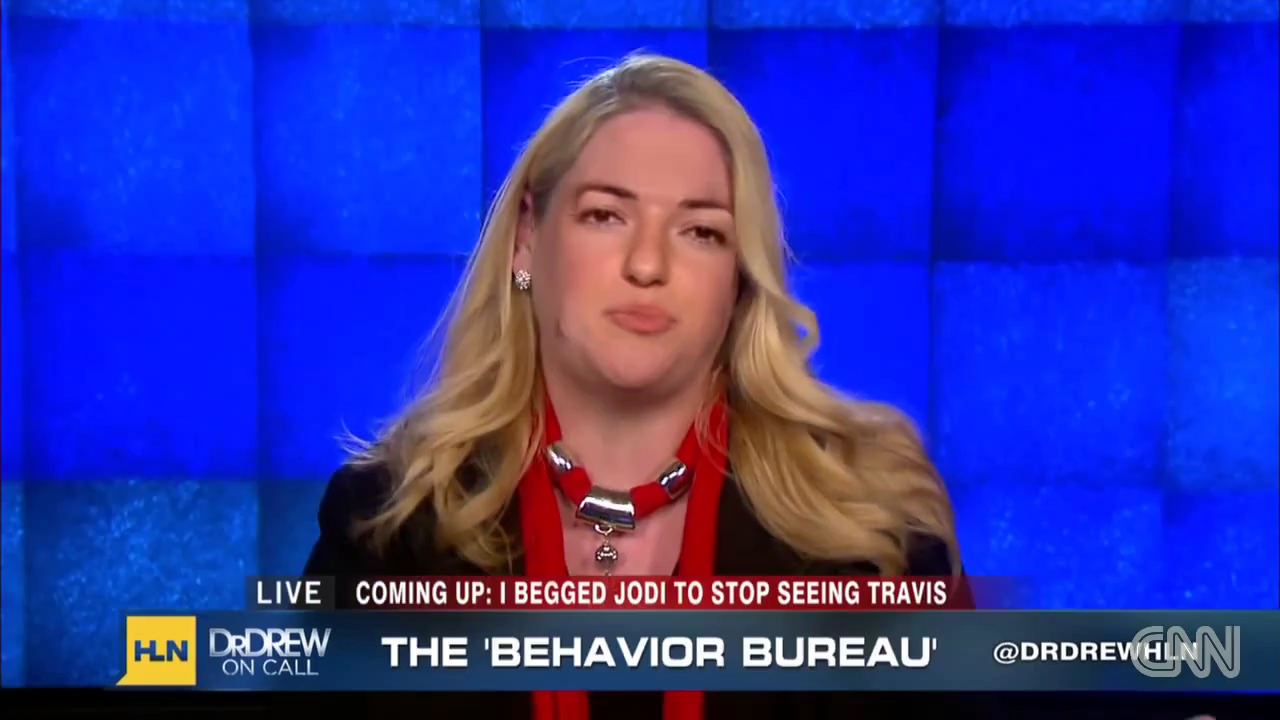
#> input picture frame 0 of data/manipulated_sequences/Deepfakes/c23/videos/599_585.mp4, 1280 x 720 px
$ python preprocess.py
#> lines starting #> are read from the running program, lines starting #| are printed output that depends on the picture
import os
import cv2
import numpy as np
import urllib.request
from pathlib import Path
from typing import List, Tuple, Dict, Any, Optional

def compute_dct_matrix(img_rgb: np.ndarray, target_size: int = 256) -> np.ndarray:
    """
    Computes the log-scaled 2D Discrete Cosine Transform (DCT) matrix of a face crop.

    Args:
        img_rgb: RGB face crop, values in [0, 1] float32.
        target_size: Resolution of the output DCT matrix.

    Returns:
        A 2D float32 array of shape (target_size, target_size) representing the log-scaled DCT coefficients.
    """
    # Convert RGB float32 crop [0, 1] to grayscale float32
    gray = cv2.cvtColor((img_rgb * 255.0).astype(np.uint8), cv2.COLOR_RGB2GRAY)

    # Resize grayscale to target size before DCT
    gray_resized = cv2.resize(gray, (target_size, target_size), interpolation=cv2.INTER_AREA)
    gray_f32 = gray_resized.astype(np.float32) / 255.0

    # Compute 2D DCT
    dct = cv2.dct(gray_f32)

    # Log scaling to highlight anomalies in frequencies
    dct_log = np.log(1.0 + np.abs(dct))

    # Normalize to [0, 1]
    denom = dct_log.max() - dct_log.min()
    if denom > 1e-8:
        dct_norm = (dct_log - dct_log.min()) / denom
    else:
        dct_norm = dct_log

    return dct_norm

def get_cascade_path() -> Optional[Path]:
    try:
        if hasattr(cv2, 'data') and hasattr(cv2.data, 'haarcascades'):
            p = Path(cv2.data.haarcascades) / "haarcascade_frontalface_default.xml"
            if p.exists():
                return p
    except Exception:
        pass

    local_path = Path("models/haarcascade_frontalface_default.xml")
    if local_path.exists():
        return local_path

    local_path.parent.mkdir(parents=True, exist_ok=True)
    url = "https://raw.githubusercontent.com/opencv/opencv/master/data/haarcascades/haarcascade_frontalface_default.xml"
    print(f"Haar cascade XML not found. Downloading from {url}...")
    try:
        req = urllib.request.Request(url, headers={'User-Agent': 'Mozilla/5.0'})
        with urllib.request.urlopen(req, timeout=15) as response:
            with open(local_path, "wb") as f:
                f.write(response.read())
        print(f"Successfully downloaded Haar cascade to {local_path}")
        return local_path
    except Exception as e:
        print(f"Warning: Failed to download Haar cascade ({e}). Face detection will fall back to center crop.")
        return None

class FaceExtractor:
    def __init__(self):
        cascade_path = get_cascade_path()
        if cascade_path is not None:
            self.face_cascade = cv2.CascadeClassifier(str(cascade_path))
        else:
            self.face_cascade = None

    def detect_face(self, frame_bgr: np.ndarray) -> Optional[Tuple[int, int, int, int]]:
        if self.face_cascade is None or self.face_cascade.empty():
            return None
        gray = cv2.cvtColor(frame_bgr, cv2.COLOR_BGR2GRAY)
        faces = self.face_cascade.detectMultiScale(gray, scaleFactor=1.1, minNeighbors=5, minSize=(60, 60))
        if len(faces) == 0:
            return None
        # Select the largest face by area
        largest_face = max(faces, key=lambda box: box[2] * box[3])
        return tuple(largest_face)

    def extract_crop_and_dct(self, frame_bgr: np.ndarray, target_size: int = 256) -> Optional[Tuple[np.ndarray, np.ndarray]]:
        bbox = self.detect_face(frame_bgr)
        if bbox is None:
            # Fallback: Center crop if no face detected
            h, w = frame_bgr.shape[:2]
            side = min(h, w)
            x, y = (w - side) // 2, (h - side) // 2
            bbox = (x, y, side, side)

        x, y, w_box, h_box = bbox

        # Apply padding / margin to crop (15%)
        margin_x = int(w_box * 0.15)
        margin_y = int(h_box * 0.15)
        h, w = frame_bgr.shape[:2]

        x1 = max(0, x - margin_x)
        y1 = max(0, y - margin_y)
        x2 = min(w, x + w_box + margin_x)
        y2 = min(h, y + h_box + margin_y)

        face_crop = frame_bgr[y1:y2, x1:x2]
        if face_crop.size == 0:
            return None

        # Convert to RGB and scale to [0, 1]
        face_rgb = cv2.cvtColor(face_crop, cv2.COLOR_BGR2RGB)
        spatial_crop = cv2.resize(face_rgb, (target_size, target_size), interpolation=cv2.INTER_AREA).astype(np.float32) / 255.0

        # Compute DCT matrix
        spectral_dct = compute_dct_matrix(spatial_crop, target_size=target_size)

        return spatial_crop, spectral_dct

def process_video_file(video_path: Path, output_spatial_dir: Path, output_spectral_dir: Path, num_frames: int = 5):
    """
    Extracts frames from a video file, detects faces, resizes them,
    calculates frequency signatures, and saves them to the output directories.
    """
#> called with num_frames = 5
    output_spatial_dir.mkdir(parents=True, exist_ok=True)
    output_spectral_dir.mkdir(parents=True, exist_ok=True)

    extractor = FaceExtractor()
    cap = cv2.VideoCapture(str(video_path))
    if not cap.isOpened():
        print(f"Error: Unable to open video {video_path}")
        return

    total_frames = int(cap.get(cv2.CAP_PROP_FRAME_COUNT))
    if total_frames <= 0:
        total_frames = 100 # fallback estimate

    # Process N evenly spaced frames across the video
    frame_indices = np.linspace(0, total_frames - 1, num_frames, dtype=int)

    video_stem = video_path.stem

    for i, idx in enumerate(frame_indices):
        cap.set(cv2.CAP_PROP_POS_FRAMES, idx)
        success, frame = cap.read()
        if not success:
            # try sequential read if random seek failed
            continue

        processed = extractor.extract_crop_and_dct(frame, target_size=256)
        if processed is not None:
            spatial_crop, spectral_dct = processed

            spatial_name = f"{video_stem}_frame_{idx}_spatial.npy"
            spectral_name = f"{video_stem}_frame_{idx}_spectral.npy"

            np.save(output_spatial_dir / spatial_name, spatial_crop)
            np.save(output_spectral_dir / spectral_name, spectral_dct)
#> this loop made 5 passes
#> (w_box in extract_crop_and_dct, h_box in extract_crop_and_dct, margin_x in extract_crop_and_dct, margin_y in extract_crop_and_dct, x1 in extract_crop_and_dct, y1 in extract_crop_and_dct) on passes 2 to 4: (272, 272, 40, 40, 445, 41), (265, 265, 39, 39, 462, 36), (291, 291, 43, 43, 456, 38)
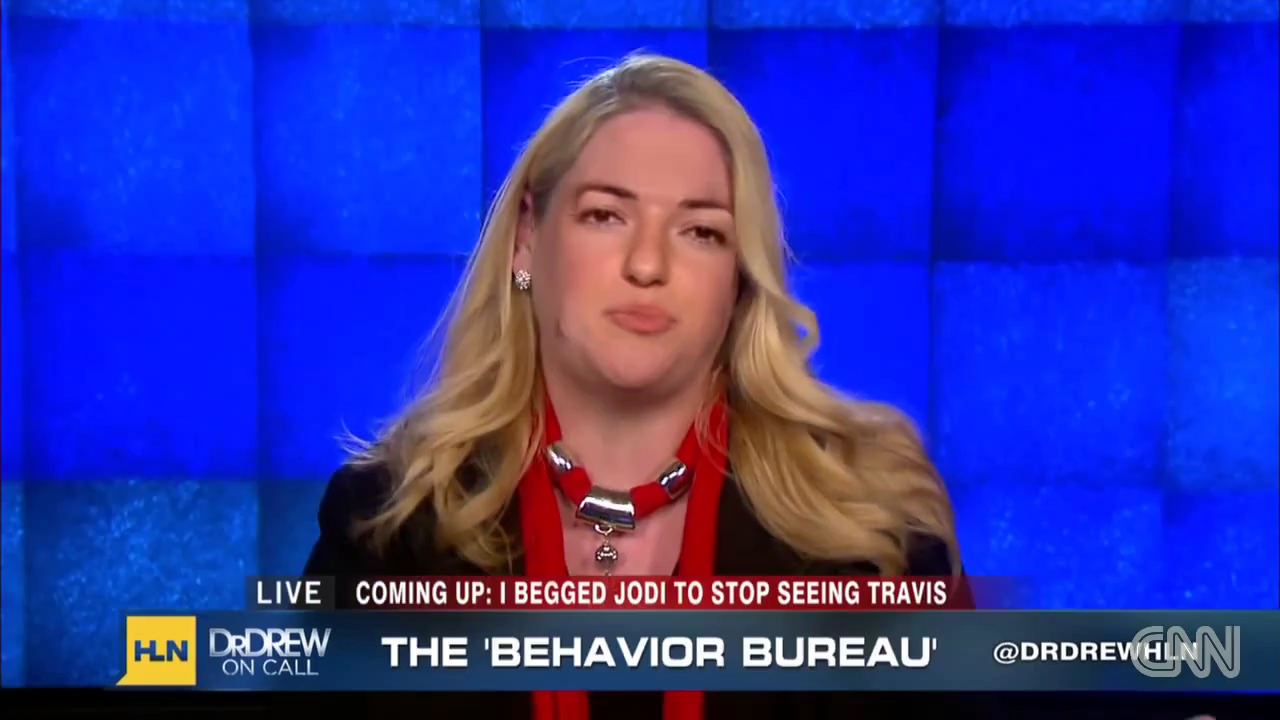
#> input picture frame 0 of data/manipulated_sequences/Deepfakes/c23/videos/599_585.mp4, 1280 x 720 px
#> pass 1, in detect_face, `gray = cv2.cvtColor(frame_bgr, cv2.COLOR_BGR2GRAY)`:
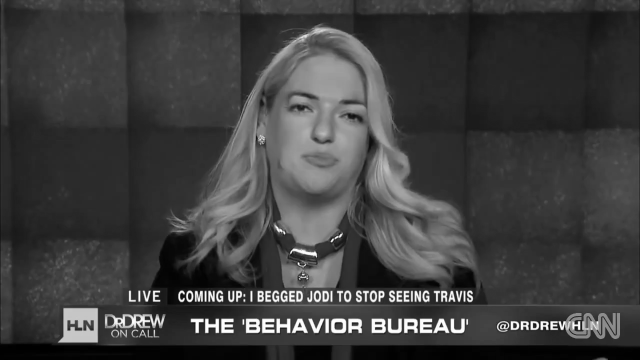
#> gray: shape (720, 1280) (shown at 1/2 size); min 0, max 255, mean 62.7
#> pass 1, in extract_crop_and_dct, `face_crop = frame_bgr[y1:y2, x1:x2]`:
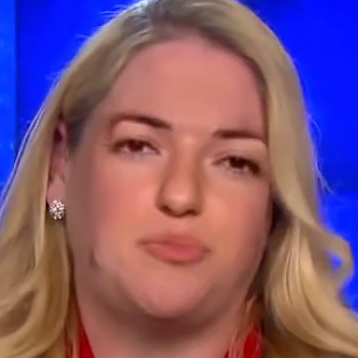
#> face_crop: shape (358, 358, 3); mean B, G, R 117.9, 87.7, 127.4
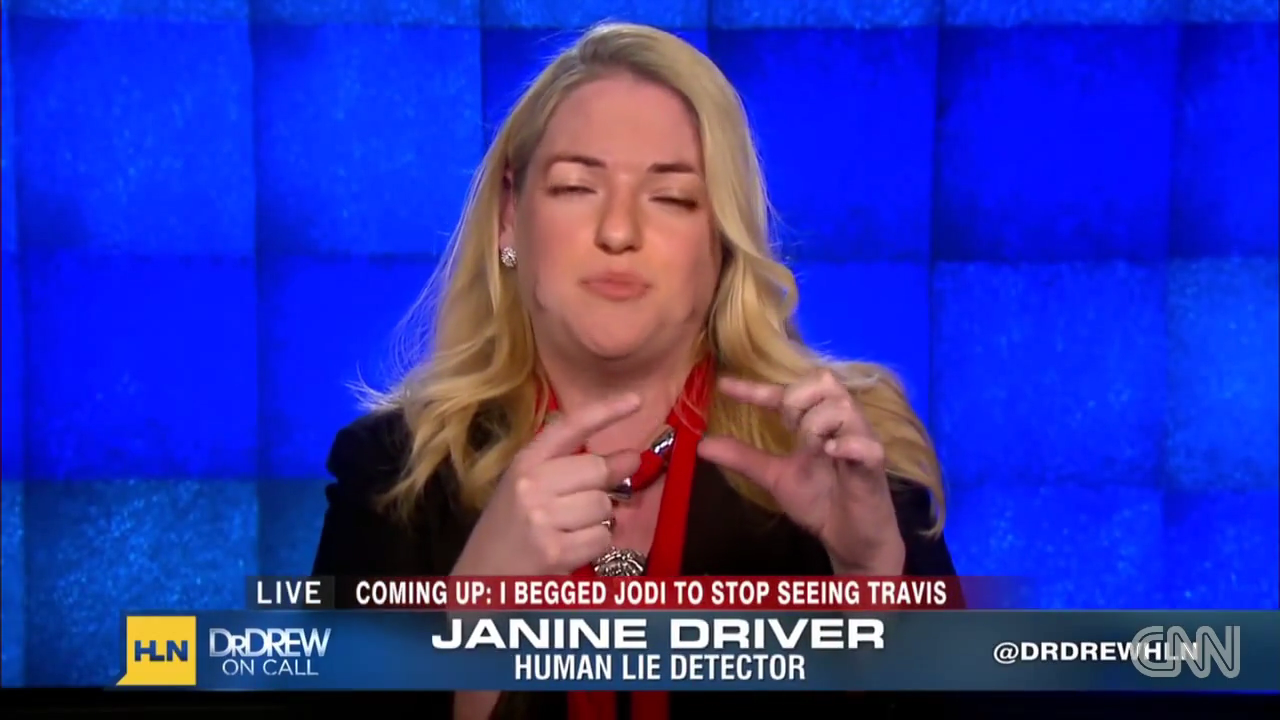
#> input picture frame 99 of data/manipulated_sequences/Deepfakes/c23/videos/599_585.mp4, 1280 x 720 px
#> after the loop:
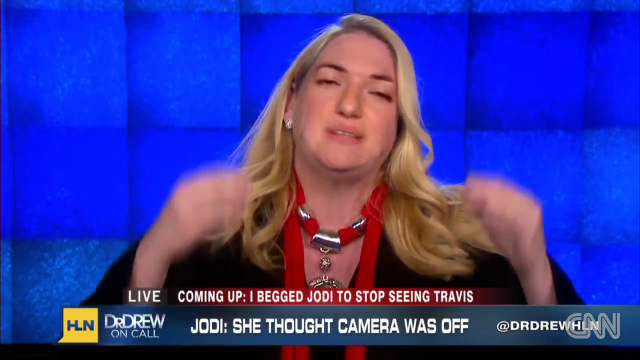
#> frame: shape (720, 1280, 3) (shown at 1/2 size); mean B, G, R 159, 53.1, 53.5

    cap.release()

def process_image_file(image_path: Path, output_spatial_dir: Path, output_spectral_dir: Path):
    """
    Detects face, resizes, calculates frequency signatures, and saves them.
    """
    output_spatial_dir.mkdir(parents=True, exist_ok=True)
    output_spectral_dir.mkdir(parents=True, exist_ok=True)

    extractor = FaceExtractor()
    frame = cv2.imread(str(image_path))
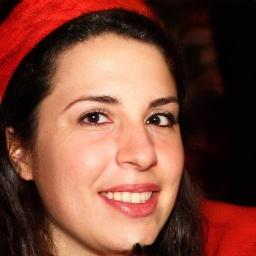
#> input picture data/raw/fake/genai_fake_0.jpg, 256 x 256 px
#> frame is the input picture: shape (256, 256, 3); mean B, G, R 57.7, 71.7, 123.7
    if frame is None:
        return

    processed = extractor.extract_crop_and_dct(frame, target_size=256)
#> in detect_face (call 6), `gray = cv2.cvtColor(frame_bgr, cv2.COLOR_BGR2GRAY)`:
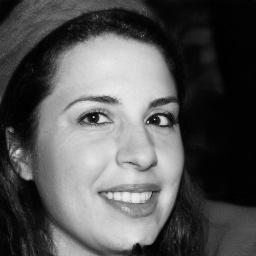
#> gray: shape (256, 256); min 0, max 239, mean 85.7
#> in detect_face (call 6), `faces = self.face_cascade.detectMultiScale(gray, scaleFactor=1.1, minN..`: faces = [[35, 51, 182, 182]]
#> in detect_face (call 6), `largest_face = max(faces, key=lambda box: box[2] * box[3])`: largest_face = [35, 51, 182, 182]
#> in compute_dct_matrix (call 6), `dct_log = np.log(1.0 + np.abs(dct))`:
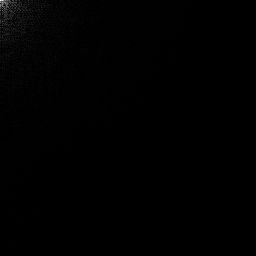
#> dct_log: shape (256, 256) float32; min 3.58e-07, max 4.58, mean 0.0226; drawn with min black and max white
#> in compute_dct_matrix (call 6), `denom = dct_log.max() - dct_log.min()`: denom = 4.58
    if processed is not None:
        spatial_crop, spectral_dct = processed
        img_stem = image_path.stem

        spatial_name = f"{img_stem}_spatial.npy"
        spectral_name = f"{img_stem}_spectral.npy"

        np.save(output_spatial_dir / spatial_name, spatial_crop)
        np.save(output_spectral_dir / spectral_name, spectral_dct)

def main():
    print("Initializing Forensic Preprocessing Pipeline...")

    # Paths mapping
    data_dir = Path("data")
    processed_dir = data_dir / "processed" / "train"

    # Real Sequences
    real_video_dir = data_dir / "original_sequences" / "youtube" / "c23" / "videos"
    real_spatial_out = processed_dir / "real" / "spatial"
    real_spectral_out = processed_dir / "real" / "spectral"

    if real_video_dir.exists():
        real_videos = list(real_video_dir.glob("*.mp4"))
        print(f"Found {len(real_videos)} real videos.")
        for vid in real_videos[:3]: # process first 3 videos for immediate testing
            print(f"Processing real video: {vid.name}")
            process_video_file(vid, real_spatial_out, real_spectral_out, num_frames=5)
    else:
        print("Real videos directory not found.")

    # Fake Sequences (scan all manipulated directories)
    manip_dir = data_dir / "manipulated_sequences"
    fake_spatial_out = processed_dir / "fake" / "spatial"
    fake_spectral_out = processed_dir / "fake" / "spectral"

    if manip_dir.exists():
        fake_videos = list(manip_dir.glob("**/*.mp4"))
        print(f"Found {len(fake_videos)} fake videos across manipulated sequences.")
        for vid in fake_videos[:3]: # process first 3 videos for immediate testing
            print(f"Processing fake video: {vid.name}")
            process_video_file(vid, fake_spatial_out, fake_spectral_out, num_frames=5)
    else:
        print("Manipulated sequences directory not found.")

    # Process GenAI Still Images
    genai_real_dir = data_dir / "raw" / "real"
    genai_fake_dir = data_dir / "raw" / "fake"

    if genai_real_dir.exists():
        genai_reals = list(genai_real_dir.glob("*.jpg"))
        print(f"Found {len(genai_reals)} GenAI real images.")
        for img_path in genai_reals:
            process_image_file(img_path, real_spatial_out, real_spectral_out)

    if genai_fake_dir.exists():
        genai_fakes = list(genai_fake_dir.glob("*.jpg"))
        print(f"Found {len(genai_fakes)} GenAI fake images.")
        for img_path in genai_fakes:
            process_image_file(img_path, fake_spatial_out, fake_spectral_out)
#> pass 2 of the loop in main, `for img_path in genai_fakes:`:
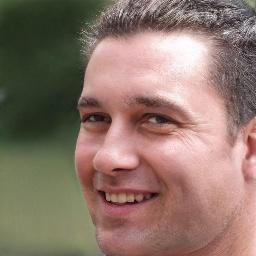
#> input picture data/raw/fake/genai_fake_100.jpg, 256 x 256 px
#> in process_image_file, frame is the input picture: shape (256, 256, 3); mean B, G, R 106, 117.3, 140.5
#> in detect_face (call 7), `gray = cv2.cvtColor(frame_bgr, cv2.COLOR_BGR2GRAY)`:
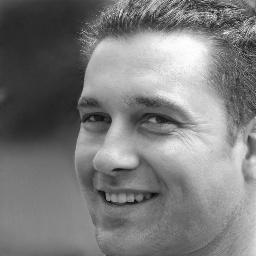
#> gray: shape (256, 256); min 9, max 255, mean 122.9
#> faces = [[39, 48, 192, 192]]
#> largest_face = [39, 48, 192, 192]
#> face_crop: shape (236, 245, 3)
#> face_rgb: shape (236, 245, 3)
#> in compute_dct_matrix (call 7), `dct_log = np.log(1.0 + np.abs(dct))`:
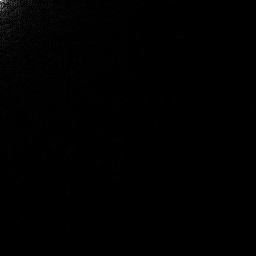
#> dct_log: shape (256, 256) float32; min 0, max 4.86, mean 0.0236; drawn with min black and max white
#> denom = 4.86
#> pass 3 of the loop in main, `for img_path in genai_fakes:`:
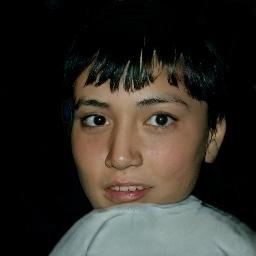
#> input picture data/raw/fake/genai_fake_101.jpg, 256 x 256 px
#> in process_image_file, frame is the input picture: shape (256, 256, 3); mean B, G, R 39.6, 45.6, 48.9
#> in detect_face (call 8), `gray = cv2.cvtColor(frame_bgr, cv2.COLOR_BGR2GRAY)`:
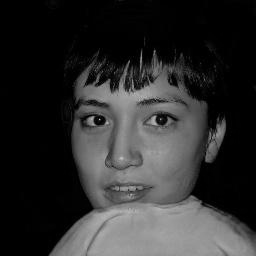
#> gray: shape (256, 256); min 0, max 195, mean 45.9
#> faces = [[51, 68, 146, 146]]
#> largest_face = [51, 68, 146, 146]
#> face_crop: shape (188, 188, 3)
#> face_rgb: shape (188, 188, 3)
#> in compute_dct_matrix (call 8), `dct_log = np.log(1.0 + np.abs(dct))`:
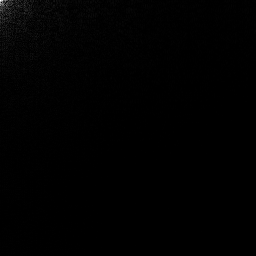
#> dct_log: shape (256, 256) float32; min 9.54e-07, max 4.2, mean 0.0229; drawn with min black and max white
#> denom = 4.2

    print("Preprocessing completed!")

if __name__ == "__main__":
    main()
